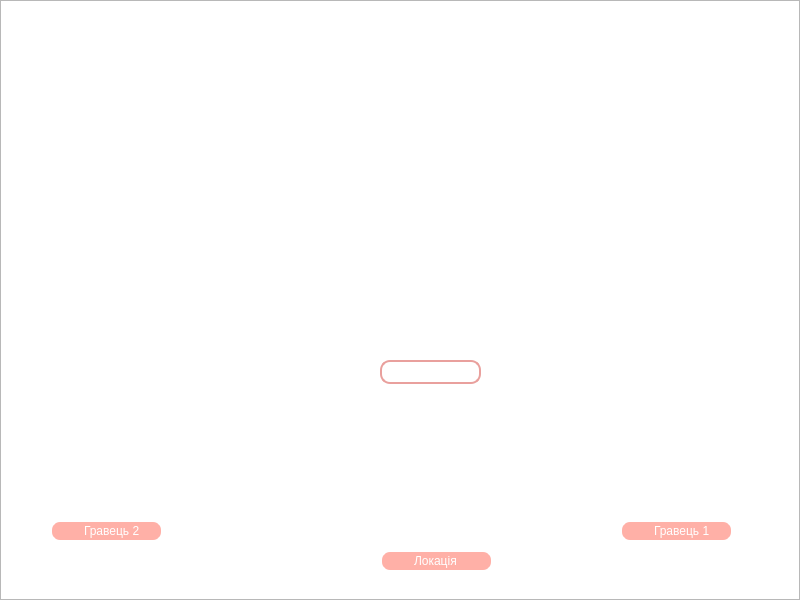
<?xml version="1.0" encoding="UTF-8"?>
<ui version="4.0">
 <class>authentication</class>
 <widget class="QDialog" name="authentication">
  <property name="geometry">
   <rect>
    <x>0</x>
    <y>0</y>
    <width>800</width>
    <height>600</height>
   </rect>
  </property>
  <property name="minimumSize">
   <size>
    <width>800</width>
    <height>600</height>
   </size>
  </property>
  <property name="maximumSize">
   <size>
    <width>800</width>
    <height>600</height>
   </size>
  </property>
  <property name="windowTitle">
   <string>Start game</string>
  </property>
  <property name="windowIcon">
   <iconset resource="recources.qrc">
    <normaloff>:/images/icon.ico</normaloff>:/images/icon.ico</iconset>
  </property>
  <widget class="QGraphicsView" name="graphicsView">
   <property name="geometry">
    <rect>
     <x>0</x>
     <y>0</y>
     <width>800</width>
     <height>600</height>
    </rect>
   </property>
   <property name="minimumSize">
    <size>
     <width>800</width>
     <height>600</height>
    </size>
   </property>
   <property name="maximumSize">
    <size>
     <width>800</width>
     <height>600</height>
    </size>
   </property>
   <property name="styleSheet">
    <string notr="true">background-image:  url(:/images/gamefon.png);
background-repeat: no-repeat;
text-transform: uppercase; 
</string>
   </property>
  </widget>
  <widget class="QPushButton" name="start_game">
   <property name="geometry">
    <rect>
     <x>400</x>
     <y>20</y>
     <width>181</width>
     <height>251</height>
    </rect>
   </property>
   <property name="styleSheet">
    <string notr="true">background-color: transparent;
border: 0;</string>
   </property>
   <property name="text">
    <string/>
   </property>
  </widget>
  <widget class="QPushButton" name="back">
   <property name="geometry">
    <rect>
     <x>20</x>
     <y>20</y>
     <width>71</width>
     <height>61</height>
    </rect>
   </property>
   <property name="styleSheet">
    <string notr="true">background-image: url(:/images/arrow-right.png);
background-repeat: no-repeat;
border: 0;
</string>
   </property>
   <property name="text">
    <string/>
   </property>
  </widget>
  <widget class="QPushButton" name="plr1_rchange">
   <property name="geometry">
    <rect>
     <x>160</x>
     <y>420</y>
     <width>30</width>
     <height>50</height>
    </rect>
   </property>
   <property name="styleSheet">
    <string notr="true">border: 0;
background-image: url(:/images/arrow-r.png);background-repeat: no-repeat;</string>
   </property>
   <property name="text">
    <string/>
   </property>
  </widget>
  <widget class="QLabel" name="player1">
   <property name="geometry">
    <rect>
     <x>70</x>
     <y>370</y>
     <width>71</width>
     <height>141</height>
    </rect>
   </property>
   <property name="styleSheet">
    <string notr="true"/>
   </property>
   <property name="text">
    <string/>
   </property>
   <property name="pixmap">
    <pixmap>images/player1.png</pixmap>
   </property>
  </widget>
  <widget class="QPushButton" name="plr1_lchange">
   <property name="geometry">
    <rect>
     <x>30</x>
     <y>420</y>
     <width>30</width>
     <height>50</height>
    </rect>
   </property>
   <property name="styleSheet">
    <string notr="true">border: 0;
background-image:url(:/images/arrow-l.png);background-repeat: no-repeat;</string>
   </property>
   <property name="text">
    <string/>
   </property>
  </widget>
  <widget class="QLabel" name="player2">
   <property name="geometry">
    <rect>
     <x>630</x>
     <y>370</y>
     <width>71</width>
     <height>151</height>
    </rect>
   </property>
   <property name="text">
    <string/>
   </property>
   <property name="pixmap">
    <pixmap>images/player2.png</pixmap>
   </property>
  </widget>
  <widget class="QPushButton" name="plr2_lchange">
   <property name="geometry">
    <rect>
     <x>580</x>
     <y>410</y>
     <width>30</width>
     <height>50</height>
    </rect>
   </property>
   <property name="styleSheet">
    <string notr="true">border: 0;
background-image:url(:/images/arrow-l.png);background-repeat: no-repeat;</string>
   </property>
   <property name="text">
    <string/>
   </property>
  </widget>
  <widget class="QPushButton" name="plr2_rchange">
   <property name="geometry">
    <rect>
     <x>730</x>
     <y>410</y>
     <width>30</width>
     <height>50</height>
    </rect>
   </property>
   <property name="styleSheet">
    <string notr="true">border: 0;
background-image: url(:/images/arrow-r.png);background-repeat: no-repeat;</string>
   </property>
   <property name="text">
    <string/>
   </property>
  </widget>
  <widget class="QLineEdit" name="Gamer1">
   <property name="geometry">
    <rect>
     <x>50</x>
     <y>520</y>
     <width>113</width>
     <height>22</height>
    </rect>
   </property>
   <property name="styleSheet">
    <string notr="true">background-color: rgb(255, 0, 0);

color: rgb(253, 177, 167);
border: 2px solid #fff; 
color: #fff;
background-color: rgb(255, 176, 167);

padding-left: 30px;

border-radius:10%;
</string>
   </property>
   <property name="text">
    <string>Гравець 2</string>
   </property>
  </widget>
  <widget class="QLineEdit" name="Gamer2">
   <property name="geometry">
    <rect>
     <x>620</x>
     <y>520</y>
     <width>113</width>
     <height>22</height>
    </rect>
   </property>
   <property name="styleSheet">
    <string notr="true">background-color: rgb(255, 0, 0);
color: rgb(253, 177, 167);
border: 2px solid #fff; 
color: #fff;
background-color: rgb(255, 176, 167);
padding-left: 30px;
border-radius:10%;</string>
   </property>
   <property name="text">
    <string>Гравець 1</string>
   </property>
  </widget>
  <widget class="QLabel" name="ball">
   <property name="geometry">
    <rect>
     <x>400</x>
     <y>270</y>
     <width>81</width>
     <height>101</height>
    </rect>
   </property>
   <property name="styleSheet">
    <string notr="true"/>
   </property>
   <property name="text">
    <string/>
   </property>
   <property name="pixmap">
    <pixmap resource="recources.qrc">:/images/ball.png</pixmap>
   </property>
  </widget>
  <widget class="QPushButton" name="ball_rchange">
   <property name="geometry">
    <rect>
     <x>480</x>
     <y>300</y>
     <width>30</width>
     <height>50</height>
    </rect>
   </property>
   <property name="styleSheet">
    <string notr="true">border: 0;
background-image: url(:/images/arrow-r.png);background-repeat: no-repeat;</string>
   </property>
   <property name="text">
    <string/>
   </property>
  </widget>
  <widget class="QPushButton" name="ball_lchange">
   <property name="geometry">
    <rect>
     <x>350</x>
     <y>300</y>
     <width>30</width>
     <height>50</height>
    </rect>
   </property>
   <property name="styleSheet">
    <string notr="true">border: 0;
background-image:url(:/images/arrow-l.png);background-repeat: no-repeat;</string>
   </property>
   <property name="text">
    <string/>
   </property>
  </widget>
  <widget class="QLineEdit" name="lineEdit_3">
   <property name="geometry">
    <rect>
     <x>380</x>
     <y>360</y>
     <width>101</width>
     <height>24</height>
    </rect>
   </property>
   <property name="styleSheet">
    <string notr="true">border: 2px solid rgb(233, 160, 157); 

background-color: #fff;


  opacity: 0.4;
border-radius:10%;</string>
   </property>
  </widget>
  <widget class="QLineEdit" name="location">
   <property name="geometry">
    <rect>
     <x>380</x>
     <y>550</y>
     <width>113</width>
     <height>22</height>
    </rect>
   </property>
   <property name="styleSheet">
    <string notr="true">background-color: rgb(255, 0, 0);
color: rgb(253, 177, 167);
border: 2px solid #fff; 
color: #fff;
background-color: rgb(255, 176, 167);
padding-left: 30px;
border-radius:10%;</string>
   </property>
   <property name="text">
    <string>Локація</string>
   </property>
  </widget>
  <widget class="QPushButton" name="pushButton">
   <property name="geometry">
    <rect>
     <x>340</x>
     <y>460</y>
     <width>41</width>
     <height>61</height>
    </rect>
   </property>
   <property name="styleSheet">
    <string notr="true">border: 0;
background-image:url(:/images/arrow-l.png);
background-repeat: no-repeat;</string>
   </property>
   <property name="text">
    <string/>
   </property>
  </widget>
  <widget class="QPushButton" name="pushButton_2">
   <property name="geometry">
    <rect>
     <x>510</x>
     <y>460</y>
     <width>41</width>
     <height>51</height>
    </rect>
   </property>
   <property name="styleSheet">
    <string notr="true">border: 0;
background-image:url(:/images/arrow-r.png);
background-repeat: no-repeat;</string>
   </property>
   <property name="text">
    <string/>
   </property>
  </widget>
  <widget class="QLabel" name="place">
   <property name="geometry">
    <rect>
     <x>380</x>
     <y>440</y>
     <width>111</width>
     <height>101</height>
    </rect>
   </property>
   <property name="text">
    <string/>
   </property>
   <property name="pixmap">
    <pixmap resource="recources.qrc">:/images/ship33.png</pixmap>
   </property>
  </widget>
 </widget>
 <resources>
  <include location="recources.qrc"/>
 </resources>
 <connections/>
</ui>
